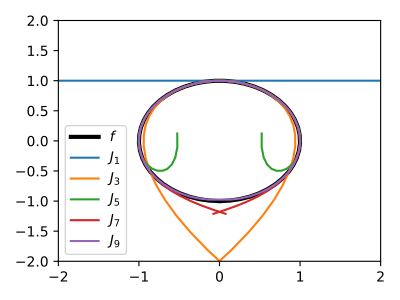

Generate this figure with Python:
import normal_forms as nf
from sympy.functions import sin, cos
import numpy as np
import matplotlib.pyplot as plt


# define using Sympy symbolic functions
def f(x):
    return sin(x), cos(x)


# create figure
fig, ax = plt.subplots(1, 1, figsize=(4, 3))

# create x- and y-grids
x = np.linspace(-np.pi, np.pi)

# plot f(x) as a parameterized fcn
y = np.array([f(xi) for xi in x])
ax.plot(y[:, 0], y[:, 1], 'k-', lw=3, label='$f$')

# plot k-jets as parameterized functions for k=1,3,5,7,9
for k in range(1, 10, 2):
    J = nf.jet(f, 0, k)
    y = np.array([J(xi) for xi in x])
    ax.plot(y[:, 0], y[:, 1], label='$J_{%i}$' % (k, ))

# configure and show
ax.set_xlim(-2, 2)
ax.set_ylim(-2, 2)
plt.legend()
plt.tight_layout()
plt.show()
